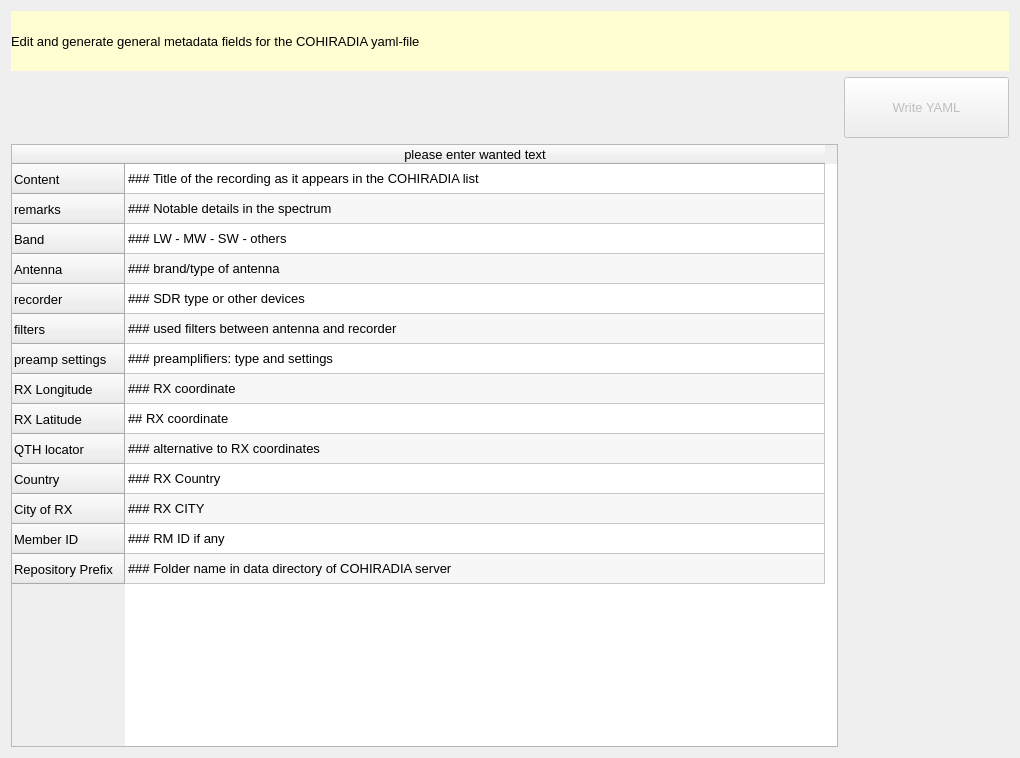
<?xml version="1.0" encoding="UTF-8"?>
<ui version="4.0">
 <class>yaml_editor_widget</class>
 <widget class="QWidget" name="yaml_editor_widget">
  <property name="geometry">
   <rect>
    <x>0</x>
    <y>0</y>
    <width>1020</width>
    <height>758</height>
   </rect>
  </property>
  <property name="sizePolicy">
   <sizepolicy hsizetype="Expanding" vsizetype="Expanding">
    <horstretch>0</horstretch>
    <verstretch>0</verstretch>
   </sizepolicy>
  </property>
  <property name="windowTitle">
   <string>Form</string>
  </property>
  <layout class="QGridLayout" name="gridLayout">
   <item row="0" column="0">
    <layout class="QGridLayout" name="gridLayout_6" rowstretch="1,1,10" columnstretch="5,1">
     <item row="2" column="0">
      <widget class="QTableWidget" name="tableWidget_YAMLHEADER">
       <property name="sizePolicy">
        <sizepolicy hsizetype="Expanding" vsizetype="Expanding">
         <horstretch>1</horstretch>
         <verstretch>1</verstretch>
        </sizepolicy>
       </property>
       <property name="minimumSize">
        <size>
         <width>600</width>
         <height>300</height>
        </size>
       </property>
       <property name="font">
        <font>
         <pointsize>10</pointsize>
        </font>
       </property>
       <property name="alternatingRowColors">
        <bool>true</bool>
       </property>
       <property name="textElideMode">
        <enum>Qt::ElideLeft</enum>
       </property>
       <attribute name="horizontalHeaderDefaultSectionSize">
        <number>700</number>
       </attribute>
       <row>
        <property name="text">
         <string>Content</string>
        </property>
        <property name="font">
         <font>
          <pointsize>10</pointsize>
         </font>
        </property>
       </row>
       <row>
        <property name="text">
         <string>remarks</string>
        </property>
       </row>
       <row>
        <property name="text">
         <string>Band</string>
        </property>
       </row>
       <row>
        <property name="text">
         <string>Antenna</string>
        </property>
       </row>
       <row>
        <property name="text">
         <string>recorder</string>
        </property>
       </row>
       <row>
        <property name="text">
         <string>filters</string>
        </property>
       </row>
       <row>
        <property name="text">
         <string>preamp settings</string>
        </property>
       </row>
       <row>
        <property name="text">
         <string>RX Longitude</string>
        </property>
       </row>
       <row>
        <property name="text">
         <string>RX Latitude</string>
        </property>
       </row>
       <row>
        <property name="text">
         <string>QTH locator</string>
        </property>
       </row>
       <row>
        <property name="text">
         <string>Country</string>
        </property>
       </row>
       <row>
        <property name="text">
         <string>City of RX</string>
        </property>
       </row>
       <row>
        <property name="text">
         <string>Member ID</string>
        </property>
       </row>
       <row>
        <property name="text">
         <string>Repository Prefix</string>
        </property>
       </row>
       <column>
        <property name="text">
         <string>please enter wanted text</string>
        </property>
        <property name="font">
         <font>
          <pointsize>10</pointsize>
         </font>
        </property>
       </column>
       <item row="0" column="0">
        <property name="text">
         <string>### Title of the recording as it appears in the COHIRADIA list</string>
        </property>
        <property name="font">
         <font>
          <pointsize>10</pointsize>
         </font>
        </property>
       </item>
       <item row="1" column="0">
        <property name="text">
         <string>### Notable details in the spectrum </string>
        </property>
       </item>
       <item row="2" column="0">
        <property name="text">
         <string>### LW - MW - SW - others</string>
        </property>
       </item>
       <item row="3" column="0">
        <property name="text">
         <string>### brand/type of antenna</string>
        </property>
       </item>
       <item row="4" column="0">
        <property name="text">
         <string>### SDR type or other devices</string>
        </property>
       </item>
       <item row="5" column="0">
        <property name="text">
         <string>### used filters between antenna and recorder</string>
        </property>
       </item>
       <item row="6" column="0">
        <property name="text">
         <string>### preamplifiers: type and settings</string>
        </property>
       </item>
       <item row="7" column="0">
        <property name="text">
         <string>### RX coordinate</string>
        </property>
       </item>
       <item row="8" column="0">
        <property name="text">
         <string>## RX coordinate</string>
        </property>
       </item>
       <item row="9" column="0">
        <property name="text">
         <string>### alternative to RX coordinates</string>
        </property>
       </item>
       <item row="10" column="0">
        <property name="text">
         <string>### RX Country</string>
        </property>
       </item>
       <item row="11" column="0">
        <property name="text">
         <string>### RX CITY</string>
        </property>
       </item>
       <item row="12" column="0">
        <property name="text">
         <string>### RM ID if any</string>
        </property>
       </item>
       <item row="13" column="0">
        <property name="text">
         <string>### Folder name in data directory of COHIRADIA server</string>
        </property>
       </item>
      </widget>
     </item>
     <item row="0" column="0" colspan="2">
      <widget class="QLabel" name="label_20">
       <property name="sizePolicy">
        <sizepolicy hsizetype="Expanding" vsizetype="Expanding">
         <horstretch>1</horstretch>
         <verstretch>1</verstretch>
        </sizepolicy>
       </property>
       <property name="minimumSize">
        <size>
         <width>0</width>
         <height>0</height>
        </size>
       </property>
       <property name="maximumSize">
        <size>
         <width>10000</width>
         <height>60</height>
        </size>
       </property>
       <property name="sizeIncrement">
        <size>
         <width>0</width>
         <height>0</height>
        </size>
       </property>
       <property name="palette">
        <palette>
         <active>
          <colorrole role="Button">
           <brush brushstyle="SolidPattern">
            <color alpha="255">
             <red>255</red>
             <green>254</green>
             <blue>210</blue>
            </color>
           </brush>
          </colorrole>
          <colorrole role="Midlight">
           <brush brushstyle="SolidPattern">
            <color alpha="255">
             <red>255</red>
             <green>254</green>
             <blue>210</blue>
            </color>
           </brush>
          </colorrole>
          <colorrole role="Window">
           <brush brushstyle="SolidPattern">
            <color alpha="255">
             <red>255</red>
             <green>254</green>
             <blue>210</blue>
            </color>
           </brush>
          </colorrole>
          <colorrole role="AlternateBase">
           <brush brushstyle="SolidPattern">
            <color alpha="255">
             <red>255</red>
             <green>254</green>
             <blue>210</blue>
            </color>
           </brush>
          </colorrole>
         </active>
         <inactive>
          <colorrole role="Button">
           <brush brushstyle="SolidPattern">
            <color alpha="255">
             <red>255</red>
             <green>254</green>
             <blue>210</blue>
            </color>
           </brush>
          </colorrole>
          <colorrole role="Midlight">
           <brush brushstyle="SolidPattern">
            <color alpha="255">
             <red>255</red>
             <green>254</green>
             <blue>210</blue>
            </color>
           </brush>
          </colorrole>
          <colorrole role="Window">
           <brush brushstyle="SolidPattern">
            <color alpha="255">
             <red>255</red>
             <green>254</green>
             <blue>210</blue>
            </color>
           </brush>
          </colorrole>
          <colorrole role="AlternateBase">
           <brush brushstyle="SolidPattern">
            <color alpha="255">
             <red>255</red>
             <green>254</green>
             <blue>210</blue>
            </color>
           </brush>
          </colorrole>
         </inactive>
         <disabled>
          <colorrole role="Button">
           <brush brushstyle="SolidPattern">
            <color alpha="255">
             <red>255</red>
             <green>254</green>
             <blue>210</blue>
            </color>
           </brush>
          </colorrole>
          <colorrole role="Midlight">
           <brush brushstyle="SolidPattern">
            <color alpha="255">
             <red>255</red>
             <green>254</green>
             <blue>210</blue>
            </color>
           </brush>
          </colorrole>
          <colorrole role="Window">
           <brush brushstyle="SolidPattern">
            <color alpha="255">
             <red>255</red>
             <green>254</green>
             <blue>210</blue>
            </color>
           </brush>
          </colorrole>
          <colorrole role="AlternateBase">
           <brush brushstyle="SolidPattern">
            <color alpha="255">
             <red>255</red>
             <green>254</green>
             <blue>210</blue>
            </color>
           </brush>
          </colorrole>
         </disabled>
        </palette>
       </property>
       <property name="font">
        <font>
         <pointsize>10</pointsize>
        </font>
       </property>
       <property name="autoFillBackground">
        <bool>true</bool>
       </property>
       <property name="text">
        <string>Edit and generate general metadata fields for the COHIRADIA yaml-file</string>
       </property>
      </widget>
     </item>
     <item row="1" column="1">
      <widget class="QPushButton" name="pushButton_Writeyamlheader">
       <property name="enabled">
        <bool>false</bool>
       </property>
       <property name="sizePolicy">
        <sizepolicy hsizetype="Expanding" vsizetype="Expanding">
         <horstretch>1</horstretch>
         <verstretch>0</verstretch>
        </sizepolicy>
       </property>
       <property name="font">
        <font>
         <pointsize>10</pointsize>
        </font>
       </property>
       <property name="text">
        <string>Write YAML</string>
       </property>
      </widget>
     </item>
    </layout>
   </item>
  </layout>
 </widget>
 <resources/>
 <connections/>
</ui>
